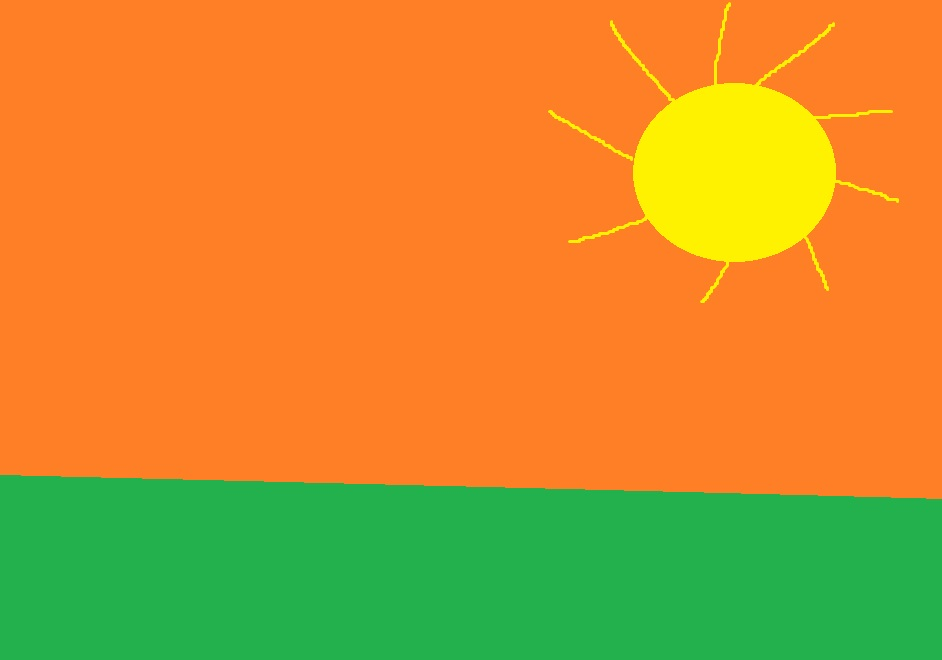
#> input picture background.jpg, 942 x 660 px
$ python Projeto.py
#> lines starting #> are read from the running program, lines starting #| are printed output that depends on the picture; after the words box and inside, x2 and y2 are one past the last pixel; in counts of white or black regions, pixels touching at a corner belong together
# bibliotecas
import cv2 # OpenCV para tratar das imagens
import numpy as np # numpy para tratar dos arrays

# carrega a imagem de fundo (background) e a imagem com objeto em movimento (image)
background = cv2.imread('background.jpg')
#> background is the input picture: shape (660, 942, 3); mean B, G, R 46.4, 145.9, 197.1
foreground = cv2.imread('image.jpg')
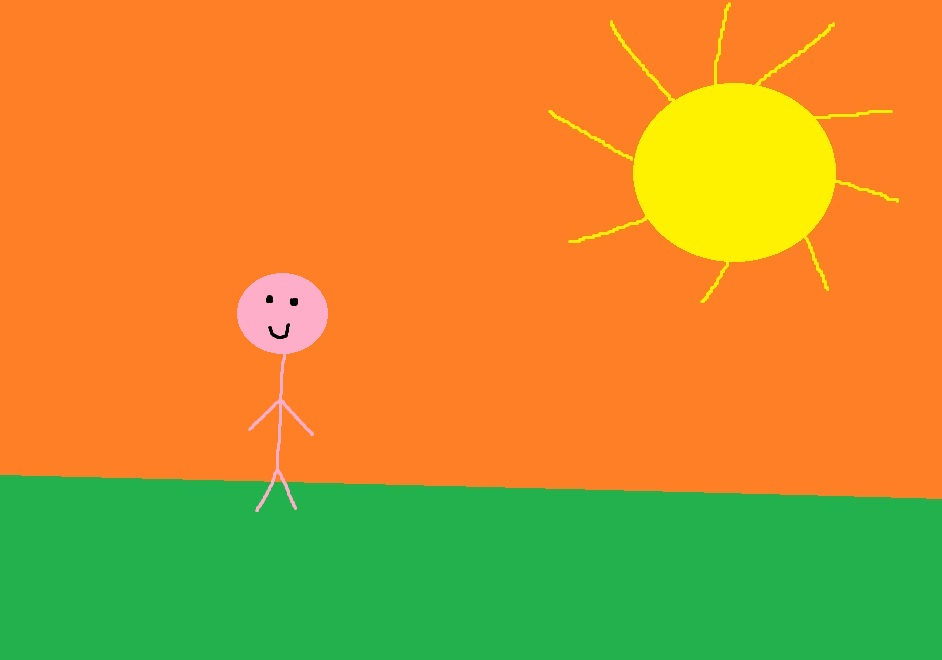
#> input picture image.jpg, 942 x 660 px
#> foreground is the input picture: shape (660, 942, 3); mean B, G, R 48.1, 146.3, 197

# redimensiona as imagens para ter as mesmas dimensões
background = cv2.resize(background, (foreground.shape[1], foreground.shape[0]))

# converte as imagens para escala de cinza
background_grayscale = cv2.cvtColor(background, cv2.COLOR_BGR2GRAY)
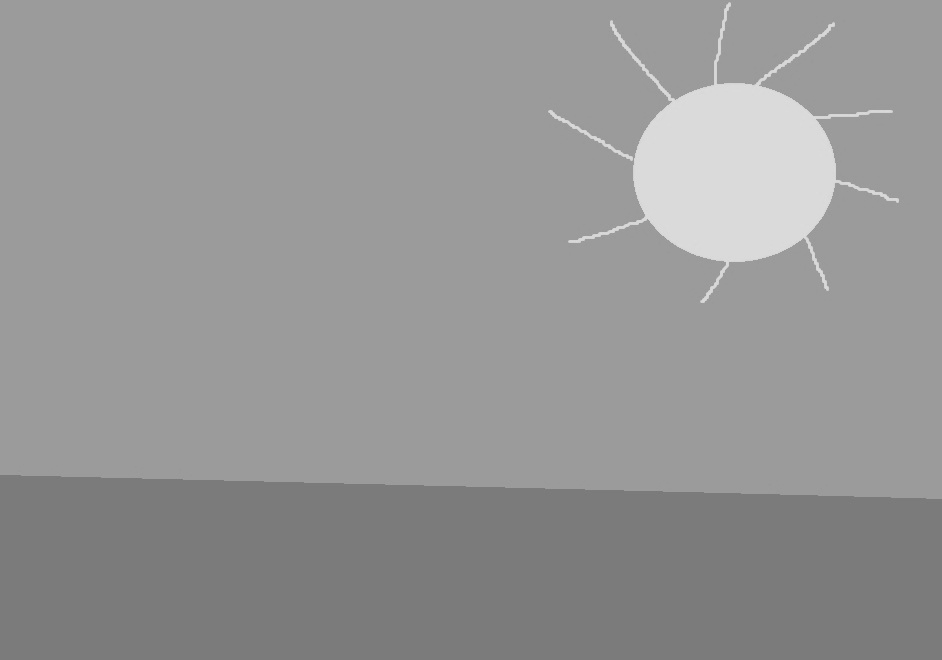
#> background_grayscale: shape (660, 942); min 116, max 224, mean 149.7
foreground_grayscale = cv2.cvtColor(foreground, cv2.COLOR_BGR2GRAY)

# calcula a diferença absoluta entre as imagens (background subtraction)
diff = cv2.absdiff(background_grayscale, foreground_grayscale)
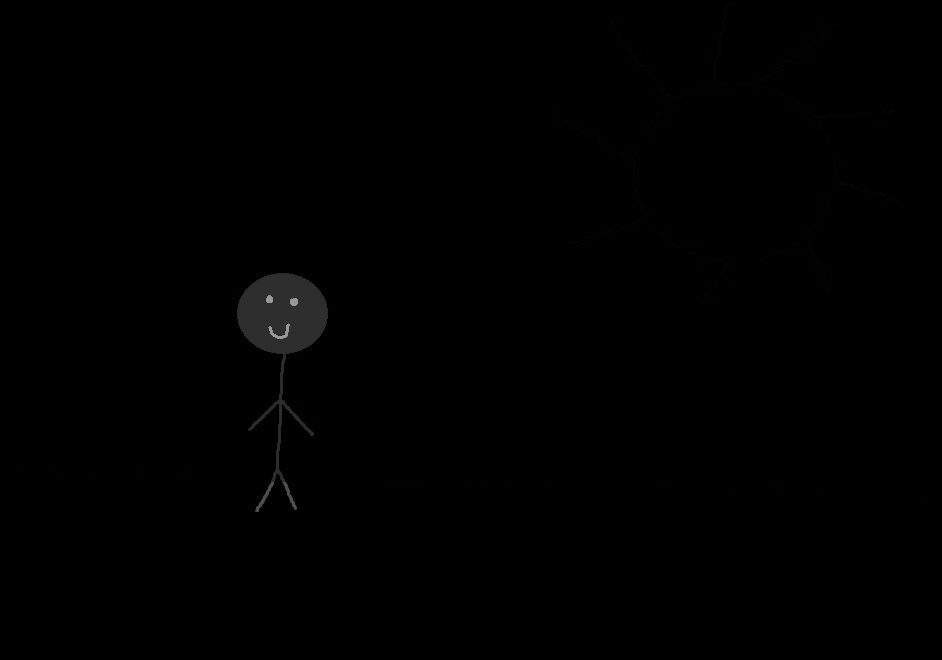
#> diff: shape (660, 942); min 0, max 155, mean 0.6

# aplica um limiar (threshold) para destacar as regiões de diferença
_, thresholded = cv2.threshold(diff, 30, 255, cv2.THRESH_BINARY)
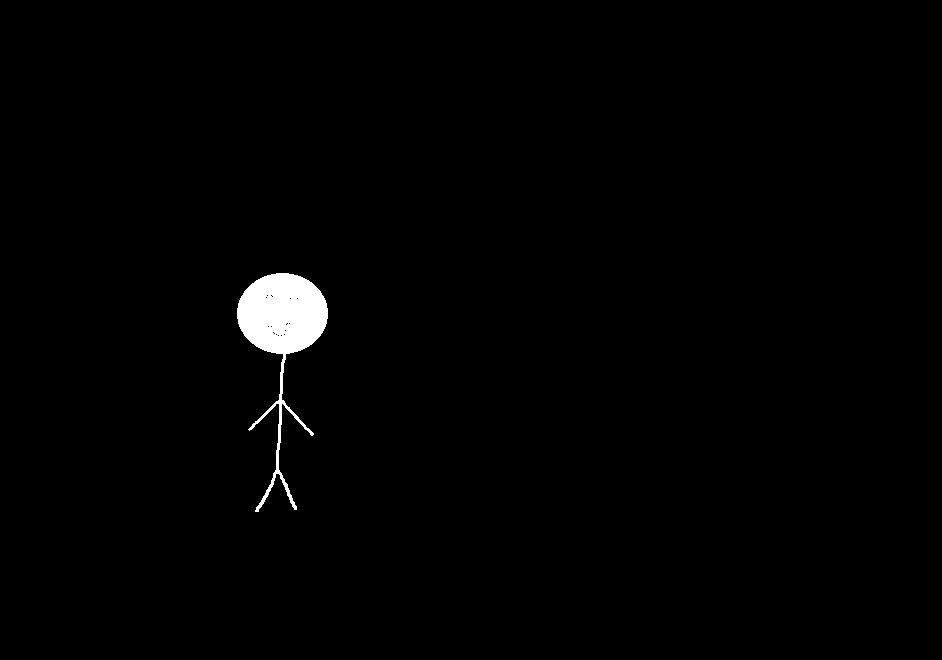
#> thresholded: shape (660, 942); 1.1% white; 1 white region, box (x1, y1, x2, y2) and area: (237, 273, 328, 512) 6665

# inverte a imagem binária
img_binary = cv2.bitwise_not(thresholded)

# exibe a imagem com o movimento identificado (preto - objeto novo)
cv2.imshow('Detecção do movimento', img_binary)
cv2.waitKey(0)
cv2.destroyAllWindows()
